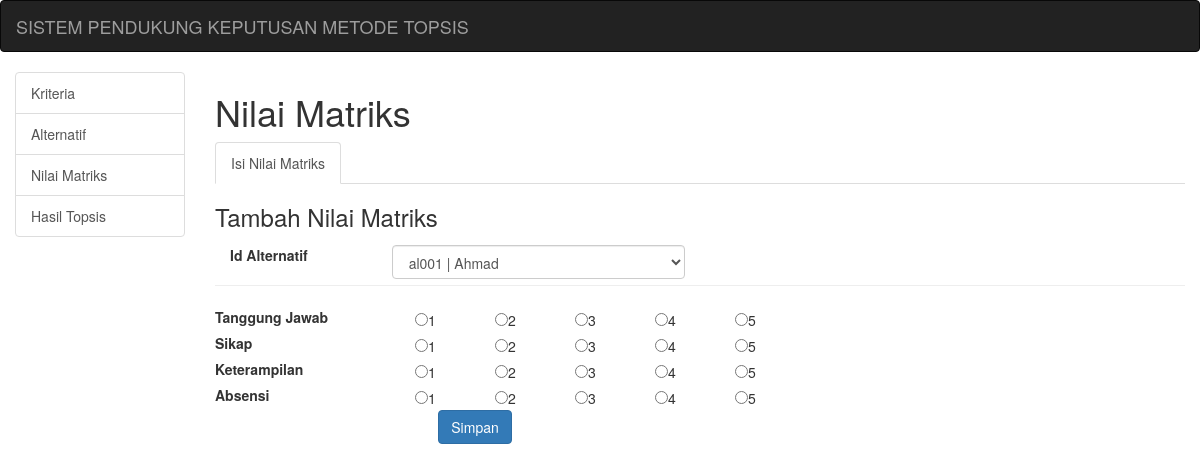
The page /?a=nilaimatrik on the database its author committed.
### tables this page shows
CREATE TABLE `kriteria` (
  `id_kriteria` varchar(5) NOT NULL,
  `nama_kriteria` varchar(45) NOT NULL,
  `bobot` double NOT NULL,
  `poin1` double NOT NULL,
  `poin2` double NOT NULL,
  `poin3` double NOT NULL,
  `poin4` double NOT NULL,
  `poin5` double NOT NULL,
  `sifat` varchar(15) NOT NULL
);

### nilaimatrik.php (the view, shortened to what this page needs)
<h1>Nilai Matriks</h1>
<ul class="nav nav-tabs">
	<li class="active"><a href="index.php?a=kriteria&k=kriteria">Isi Nilai Matriks</a></li>
</ul>
<div class="box-header">
	<h3 class="box-title">Tambah Nilai Matriks</h3>
</div>
<form method="POST" action="">
	<div class="form-group">
		<label class="control-label col-lg-2">Id Alternatif</label>
		<div class="col-lg-4">
			<select name="id_alt" class="form-control">
				<?php
				include("konfig/koneksi.php");
				$s = mysqli_query($k21, "select * from alternatif");
				while ($d = mysqli_fetch_assoc($s)) {
				?>
					<option value="<?php echo $d['id_alternatif'] ?>"><?php echo $d['id_alternatif'] . " | " . $d['nm_alternatif'] ?></option>
				<?php
				}
				?>
			</select>
		</div>
	</div>
	<br />
	<hr />
	<div class="form-group">
		<?php
		$i = 1;
		$alt = mysqli_query($k21, "select * from kriteria");
		while ($dalt = mysqli_fetch_assoc($alt)) {
		?>
			<table align="left">
				<tr>
					<td width="200">
						<label><?php echo $dalt['nama_kriteria']; ?></label>
					</td>
					<div class="col-md-8">
						<td width="80">
							<input type="radio" name="nilai<?php echo $i; ?>" value="<?php echo $dalt['poin1']; ?>" /><?php echo $dalt['poin1']; ?>
						</td>
						<td width="80">
							<input type="radio" name="nilai<?php echo $i; ?>" value="<?php echo $dalt['poin2']; ?>" /><?php echo $dalt['poin2']; ?>
						</td>
						<td width="80">
							<input type="radio" name="nilai<?php echo $i; ?>" value="<?php echo $dalt['poin3']; ?>" /><?php echo $dalt['poin3']; ?>
						</td>
						<td width="80">
							<input type="radio" name="nilai<?php echo $i; ?>" value="<?php echo $dalt['poin4']; ?>" /><?php echo $dalt['poin4']; ?>
						</td>
						<td width="80">
							<input type="radio" name="nilai<?php echo $i; ?>" value="<?php echo $dalt['poin5']; ?>" /><?php echo $dalt['poin5']; ?>
						</td>
				</tr>
			<?php
			$i++;
		}
			?>
			<tr>
				<td colspan=5 align="center">
					<input type="submit" name="simpan" value="Simpan" class="btn btn-primary">
				</td>
			</tr>
			</table>
	</div>
	</div>

### rows shown on the page
kriteria: nama_kriteria "Tanggung Jawab", poin1 "1", poin2 "2", poin3 "3", poin4 "4", poin5 "5"
kriteria: nama_kriteria "Sikap", poin1 "1", poin2 "2", poin3 "3", poin4 "4", poin5 "5"
kriteria: nama_kriteria "Keterampilan", poin1 "1", poin2 "2", poin3 "3", poin4 "4", poin5 "5"
kriteria: nama_kriteria "Absensi", poin1 "1", poin2 "2", poin3 "3", poin4 "4", poin5 "5"

### other values the page prints
form field id_alt "al001 | Ahmad"
